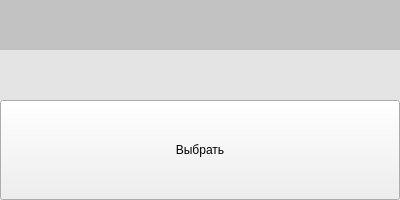
<?xml version="1.0" encoding="UTF-8"?>
<ui version="4.0">
 <class>component</class>
 <widget class="QWidget" name="component">
  <property name="geometry">
   <rect>
    <x>0</x>
    <y>0</y>
    <width>400</width>
    <height>200</height>
   </rect>
  </property>
  <property name="sizePolicy">
   <sizepolicy hsizetype="Fixed" vsizetype="Fixed">
    <horstretch>0</horstretch>
    <verstretch>0</verstretch>
   </sizepolicy>
  </property>
  <property name="minimumSize">
   <size>
    <width>400</width>
    <height>200</height>
   </size>
  </property>
  <property name="windowTitle">
   <string>Form</string>
  </property>
  <property name="autoFillBackground">
   <bool>false</bool>
  </property>
  <layout class="QVBoxLayout" name="verticalLayout">
   <property name="spacing">
    <number>0</number>
   </property>
   <property name="leftMargin">
    <number>0</number>
   </property>
   <property name="topMargin">
    <number>0</number>
   </property>
   <property name="rightMargin">
    <number>0</number>
   </property>
   <property name="bottomMargin">
    <number>0</number>
   </property>
   <item>
    <widget class="QLineEdit" name="name">
     <property name="sizePolicy">
      <sizepolicy hsizetype="Expanding" vsizetype="Expanding">
       <horstretch>0</horstretch>
       <verstretch>1</verstretch>
      </sizepolicy>
     </property>
     <property name="palette">
      <palette>
       <active>
        <colorrole role="WindowText">
         <brush brushstyle="SolidPattern">
          <color alpha="255">
           <red>194</red>
           <green>194</green>
           <blue>194</blue>
          </color>
         </brush>
        </colorrole>
        <colorrole role="Text">
         <brush brushstyle="SolidPattern">
          <color alpha="255">
           <red>0</red>
           <green>0</green>
           <blue>0</blue>
          </color>
         </brush>
        </colorrole>
        <colorrole role="ButtonText">
         <brush brushstyle="SolidPattern">
          <color alpha="255">
           <red>194</red>
           <green>194</green>
           <blue>194</blue>
          </color>
         </brush>
        </colorrole>
        <colorrole role="Base">
         <brush brushstyle="SolidPattern">
          <color alpha="255">
           <red>194</red>
           <green>194</green>
           <blue>194</blue>
          </color>
         </brush>
        </colorrole>
       </active>
       <inactive>
        <colorrole role="WindowText">
         <brush brushstyle="SolidPattern">
          <color alpha="255">
           <red>194</red>
           <green>194</green>
           <blue>194</blue>
          </color>
         </brush>
        </colorrole>
        <colorrole role="Text">
         <brush brushstyle="SolidPattern">
          <color alpha="255">
           <red>0</red>
           <green>0</green>
           <blue>0</blue>
          </color>
         </brush>
        </colorrole>
        <colorrole role="ButtonText">
         <brush brushstyle="SolidPattern">
          <color alpha="255">
           <red>194</red>
           <green>194</green>
           <blue>194</blue>
          </color>
         </brush>
        </colorrole>
        <colorrole role="Base">
         <brush brushstyle="SolidPattern">
          <color alpha="255">
           <red>194</red>
           <green>194</green>
           <blue>194</blue>
          </color>
         </brush>
        </colorrole>
       </inactive>
       <disabled>
        <colorrole role="WindowText">
         <brush brushstyle="SolidPattern">
          <color alpha="255">
           <red>194</red>
           <green>194</green>
           <blue>194</blue>
          </color>
         </brush>
        </colorrole>
        <colorrole role="Text">
         <brush brushstyle="SolidPattern">
          <color alpha="255">
           <red>194</red>
           <green>194</green>
           <blue>194</blue>
          </color>
         </brush>
        </colorrole>
        <colorrole role="ButtonText">
         <brush brushstyle="SolidPattern">
          <color alpha="255">
           <red>194</red>
           <green>194</green>
           <blue>194</blue>
          </color>
         </brush>
        </colorrole>
        <colorrole role="Base">
         <brush brushstyle="SolidPattern">
          <color alpha="255">
           <red>240</red>
           <green>240</green>
           <blue>240</blue>
          </color>
         </brush>
        </colorrole>
       </disabled>
      </palette>
     </property>
     <property name="font">
      <font>
       <family>Segoe UI</family>
      </font>
     </property>
     <property name="autoFillBackground">
      <bool>true</bool>
     </property>
     <property name="styleSheet">
      <string notr="true"/>
     </property>
     <property name="frame">
      <bool>false</bool>
     </property>
     <property name="alignment">
      <set>Qt::AlignCenter</set>
     </property>
     <property name="clearButtonEnabled">
      <bool>false</bool>
     </property>
    </widget>
   </item>
   <item>
    <widget class="QLineEdit" name="value">
     <property name="sizePolicy">
      <sizepolicy hsizetype="Expanding" vsizetype="Expanding">
       <horstretch>0</horstretch>
       <verstretch>1</verstretch>
      </sizepolicy>
     </property>
     <property name="palette">
      <palette>
       <active>
        <colorrole role="Base">
         <brush brushstyle="SolidPattern">
          <color alpha="255">
           <red>228</red>
           <green>228</green>
           <blue>228</blue>
          </color>
         </brush>
        </colorrole>
       </active>
       <inactive>
        <colorrole role="Base">
         <brush brushstyle="SolidPattern">
          <color alpha="255">
           <red>228</red>
           <green>228</green>
           <blue>228</blue>
          </color>
         </brush>
        </colorrole>
       </inactive>
       <disabled>
        <colorrole role="Base">
         <brush brushstyle="SolidPattern">
          <color alpha="255">
           <red>240</red>
           <green>240</green>
           <blue>240</blue>
          </color>
         </brush>
        </colorrole>
       </disabled>
      </palette>
     </property>
     <property name="autoFillBackground">
      <bool>true</bool>
     </property>
     <property name="styleSheet">
      <string notr="true"/>
     </property>
     <property name="frame">
      <bool>false</bool>
     </property>
     <property name="alignment">
      <set>Qt::AlignCenter</set>
     </property>
     <property name="clearButtonEnabled">
      <bool>false</bool>
     </property>
    </widget>
   </item>
   <item>
    <widget class="QPushButton" name="choose">
     <property name="minimumSize">
      <size>
       <width>0</width>
       <height>100</height>
      </size>
     </property>
     <property name="text">
      <string>Выбрать</string>
     </property>
    </widget>
   </item>
  </layout>
 </widget>
 <resources/>
 <connections/>
</ui>
